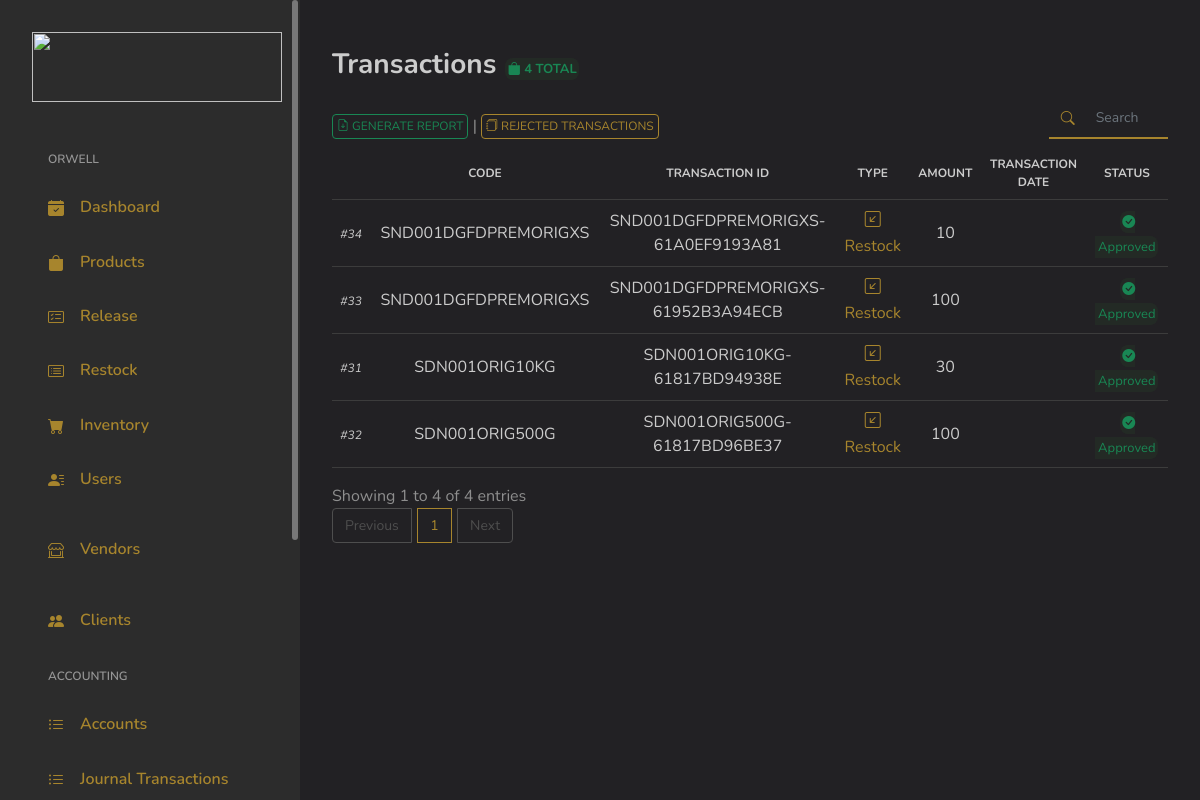
Screenshot of /index.php/admin/view_transactions with the database file from the repository.
### tables this page shows
CREATE TABLE `products_transactions` (
  `ID` int(11) NOT NULL,
  `Code` varchar(255) DEFAULT NULL,
  `TransactionID` varchar(255) DEFAULT NULL,
  `OrderNo` varchar(255) DEFAULT NULL,
  `Type` tinyint(1) DEFAULT NULL COMMENT '0 = Restocked; 1 = Released;',
  `Amount` int(255) DEFAULT 0,
  `PriceUnit` varchar(255) DEFAULT '0',
  `InStock` int(255) DEFAULT 0,
  `Date` varchar(255) DEFAULT NULL,
  `DateAdded` varchar(255) DEFAULT NULL,
  `Status` int(11) NOT NULL COMMENT '0 = for approval\r\n1 = approved',
  `Date_Approval` varchar(255) DEFAULT NULL,
  `UserID` varchar(255) DEFAULT NULL,
  `PriceTotal` varchar(255) DEFAULT NULL
);

### application/controllers/Admin.php (called while the page is built, shortened)
<?php
class Admin extends MY_Controller {
	public $globalData = [];
	public function __construct()
	{
		$this->load->model('Model_Selects');
		$this->load->model('Model_Security');
		$this->load->model('Model_Inserts');
		$this->load->model('Model_Logbook');
		$this->load->model('Model_Updates');
		$this->load->model('Model_Deletes');
	}
	public function view_transactions()
	{
		$data = [];
		$data = array_merge($data, $this->globalData);
		$header['pageTitle'] = 'Transactions';
		$data['globalHeader'] = $this->load->view('main/globals/header', $header);
		$this->load->view('admin/page_transactions', $data);
	}
}

### index.php (called while the page is built, shortened)
<?php
require_once BASEPATH.'core/CodeIgniter.php';

### application/models/Model_Selects.php (called while the page is built, shortened)
<?php
class Model_Selects extends CI_Model {
	public function GetTransactionsByUserID($userID)
	{
		$this->db->select('*');
		$this->db->where('UserID', $userID);
		$this->db->order_by('DateAdded', 'desc');
		$result = $this->db->get('products_transactions');
		return $result;
	}
}

### application/views/admin/page_transactions.php (the view, shortened to what this page needs)
<?php
if ($this->session->userdata('Privilege') > 1) {
	$getAllTransactions = $this->Model_Selects->getAllTransactions();
} else {
	$getAllTransactions = $this->Model_Selects->GetTransactionsByUserID($this->session->userdata('UserID'));
}
?>
</head>
<body>
<div id="app">
	<div id="main">
		<div class="page-heading">
			<div class="page-title">
				<div class="row">
					<div class="col-12 col-md-6">
						<h3>Transactions
							<span class="text-center success-banner-sm">
								<i class="bi bi-bag-fill"></i> <?=$getAllTransactions->num_rows();?> TOTAL
							</span>
						</h3>
					</div>
					<div class="col-sm-12 col-md-10 pt-4 pb-2">
						<button type="button" class="generate-prompt-btn btn btn-sm-success" style="font-size: 12px;"><i class="bi bi-file-earmark-arrow-down"></i> GENERATE REPORT</button>
						|
						<button type="button" class="btn btn-sm-primary" style="font-size: 12px;"><i class="bi bi-journals"></i> REJECTED TRANSACTIONS</button>
					</div>
					<div class="col-sm-12 col-md-2 mr-auto pt-4 pb-2" style="margin-top: -15px;">
						<div class="input-group">
							<div class="input-group-prepend">
								<span class="input-group-text" style="font-size: 14px;"><i class="bi bi-search h-100 w-100" style="margin-top: 5px;"></i></span>
							</div>
							<input type="text" id="tableSearch" class="form-control" placeholder="Search" style="font-size: 14px;">
						</div>
					</div>
				</div>
			</div>
			<section class="section">
				<div class="table-responsive">
					<table id="productsTable" class="standard-table table">
						<thead style="font-size: 12px;">
							<th class="text-center"></th>
							<th class="text-center">CODE</th>
							<th class="text-center">TRANSACTION ID</th>
							<th class="text-center">TYPE</th>
							<th class="text-center">AMOUNT</th>
							<th class="text-center">TRANSACTION DATE</th>
							<th class="text-center">STATUS</th>
						</thead>
						<tbody>
							<?php
							if ($getAllTransactions->num_rows() > 0):
								foreach ($getAllTransactions->result_array() as $row): ?>
									<tr class="tr_class_modal" id="<?=$row['TransactionID']?>">
										<td class="text-center">
											<span class="db-identifier" style="font-style: italic; font-size: 12px;"><?=$row['ID']?></span>
										</td>
										<td class="text-center">
											<?=$row['Code']?>
										</td>
										<td class="text-center">
											<?=$row['TransactionID']?>
										</td>
										<td class="text-center">
											<?php
											switch ($row['Type']) {
												case '0':
													echo '<span class="text-primary"><i class="bi bi-arrow-down-left-square"></i> Restock</span>';
													break;
											}
											?>
										</td>
										<td class="text-center">
											<?=$row['Amount']?>
										</td>
										<td class="text-center">
										</td>
										<td class="text-center">
											<?php
											switch ($row['Status']) {
												case '1':
													echo '<span class="text-center success-banner-sm">
															<i class="bi bi-check-circle-fill"></i>&nbsp;Approved
														</span>';
													break;
											}
											?>
										</td>
									</tr>
							<?php endforeach;
							endif; ?>
						</tbody>
					</table>
				</div>
			</section>
		</div>
	</div>
</div>
</body>
</html>

### assets/css/app.css (style rules this page uses)
.btn i,.btn svg { width:16px;height:16px }
.dataTable-table td,.dataTable-table thead th,.table td,.table thead th { vertical-align:middle }
.dataTable-table:not(.table-borderless) thead th,.table:not(.table-borderless) thead th { border-bottom:1px solid #dedede!important }
.bi { width:1rem;height:1rem }
#main { margin-left:300px;padding:2rem }
.page-heading { margin:0 0 2rem }
.page-heading h3 { font-weight:700 }

### assets/css/style.css (style rules this page uses)
body { background-color: #222124; color: #8e8e8e; }
.h1, .h2, .h3, .h4, .h5, .h6, h1, h2, h3, h4, h5, h6 { color: #ccc; }
.form-control { border: none; border-radius: 0; border-bottom: 2px solid #a7852d; color: #ccc; background-color: transparent; }
.input-group>:not(:first-child):not(.dropdown-menu):not(.valid-tooltip):not(.valid-feedback):not(.invalid-tooltip):not(.invalid-feedback) { margin-left: -3px; }
.input-group-text { background-color: transparent; border: none; border-radius: 0; border-bottom: 2px solid #a7852d; color: #a7852d; }
.table, table { border-color: #3c3c3c; }
.table { color: #ccc; }
.dataTable-table:not(.table-borderless) thead th, .table:not(.table-borderless) thead th { border-bottom: 1px solid #3c3c3c !important; }
.text-primary { color: #a7852d !important; }
.bi { vertical-align: -.125em; width: 1em; height: 1em; }
.success-banner-sm { font-size: 13px; color: #198754; margin: 0.08rem; border-radius: 8px; padding: 0.15rem; background-color: rgba(55, 155, 55, 0.08); }
.btn-sm-primary { border: 1px solid #a7852d; background-color: transparent; color: #a7852d; padding: 2px 4px; font-size: 12px; cursor: pointer; }
.btn-sm-success { border: 1px solid #198754; background-color: transparent; color: #198754; padding: 2px 4px; font-size: 12px; cursor: pointer; }
.db-identifier:before { content: "#"; }

### rows the page displays
products_transactions: ID "34", Code "SND001DGFDPREMORIGXS", TransactionID "SND001DGFDPREMORIGXS-61A0EF9193A81", Type 0 (drawn), Amount "10", Status 1 (drawn)
products_transactions: ID "33", Code "SND001DGFDPREMORIGXS", TransactionID "SND001DGFDPREMORIGXS-61952B3A94ECB", Type 0 (drawn), Amount "100", Status 1 (drawn)
products_transactions: ID "31", Code "SDN001ORIG10KG", TransactionID "SDN001ORIG10KG-61817BD94938E", Type 0 (drawn), Amount "30", Status 1 (drawn)
products_transactions: ID "32", Code "SDN001ORIG500G", TransactionID "SDN001ORIG500G-61817BD96BE37", Type 0 (drawn), Amount "100", Status 1 (drawn)

### other values shown
$getAllTransactions->num_rows() "4"
